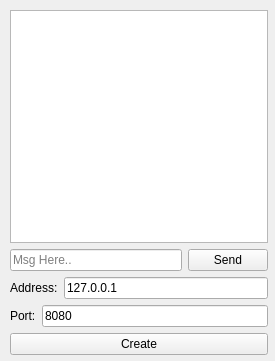
<?xml version="1.0" encoding="UTF-8"?>
<ui version="4.0">
 <class>TcpServerWidget</class>
 <widget class="QWidget" name="TcpServerWidget">
  <property name="geometry">
   <rect>
    <x>0</x>
    <y>0</y>
    <width>275</width>
    <height>361</height>
   </rect>
  </property>
  <property name="windowTitle">
   <string>Form</string>
  </property>
  <widget class="QWidget" name="">
   <property name="geometry">
    <rect>
     <x>10</x>
     <y>10</y>
     <width>258</width>
     <height>345</height>
    </rect>
   </property>
   <layout class="QVBoxLayout" name="verticalLayout">
    <item>
     <widget class="QListWidget" name="listWidgetMsg"/>
    </item>
    <item>
     <layout class="QHBoxLayout" name="horizontalLayout_4">
      <item>
       <widget class="QLineEdit" name="lineEdit_2">
        <property name="placeholderText">
         <string>Msg Here..</string>
        </property>
       </widget>
      </item>
      <item>
       <widget class="QPushButton" name="pushButton">
        <property name="text">
         <string>Send</string>
        </property>
       </widget>
      </item>
     </layout>
    </item>
    <item>
     <layout class="QHBoxLayout" name="horizontalLayout_2">
      <item>
       <widget class="QLabel" name="label_2">
        <property name="text">
         <string>Address:</string>
        </property>
       </widget>
      </item>
      <item>
       <widget class="QLineEdit" name="lineEdit">
        <property name="text">
         <string>127.0.0.1</string>
        </property>
       </widget>
      </item>
     </layout>
    </item>
    <item>
     <layout class="QHBoxLayout" name="horizontalLayout">
      <item>
       <widget class="QLabel" name="label">
        <property name="text">
         <string>Port:</string>
        </property>
       </widget>
      </item>
      <item>
       <widget class="QLineEdit" name="lineEditPort">
        <property name="text">
         <string>8080</string>
        </property>
       </widget>
      </item>
     </layout>
    </item>
    <item>
     <layout class="QHBoxLayout" name="horizontalLayout_3">
      <item>
       <widget class="QPushButton" name="pushButtonCreate">
        <property name="text">
         <string>Create</string>
        </property>
       </widget>
      </item>
     </layout>
    </item>
   </layout>
  </widget>
 </widget>
 <resources/>
 <connections/>
</ui>
